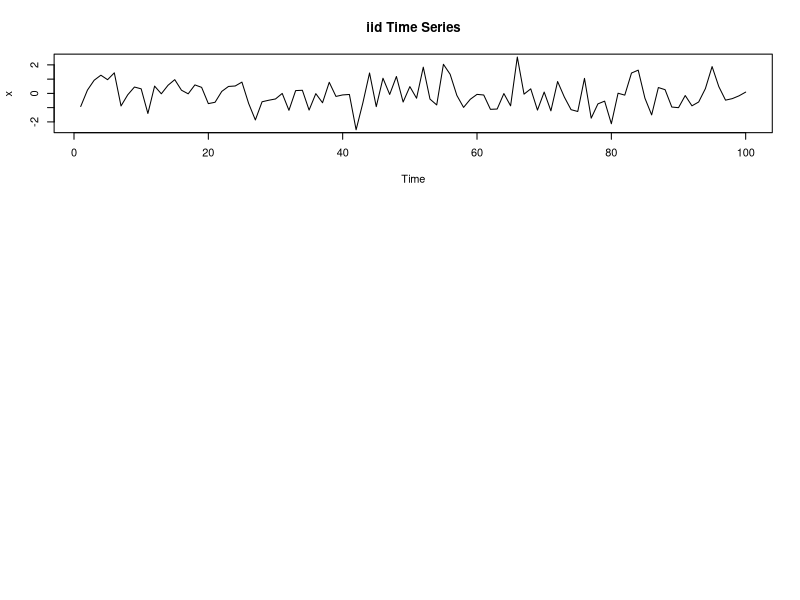

Write the R code that produced this figure. (Note: this script raises an error after producing the figure.)

#
# Example: 
#	Perform a BDS time series test
#
# Author:
#	(C) 2002, Diethelm Wuertz, GPL
#


# ------------------------------------------------------------------------------
	
	
# BDS Test: iid Time Series
	
	par(mfrow = c(3, 1))
	x = rnorm(100)
	ts.plot(x, type = "l", main = "iid Time Series")
	bdsTest(x, m = 3)
	Continue = readline("Press any key > ")
	
# BDS Test: Non Identically Distributed Time Series

	x = c(rnorm(50), runif(50))
	ts.plot(x, type = "l", main = "Non-iid Time Series")
	bdsTest(x, m = 3)  
	Continue = readline("Press any key > ")
	
# BDS Test: Non Independent Innovations from Quadratic Map
	
	x = rep(0.2, 100)
	for (i in 2:100) x[i] = 4*(1-x[i-1])*x[i-1]
	ts.plot(x, type="l", main="Quadratic Map")
	bdsTest(x, m = 3)

